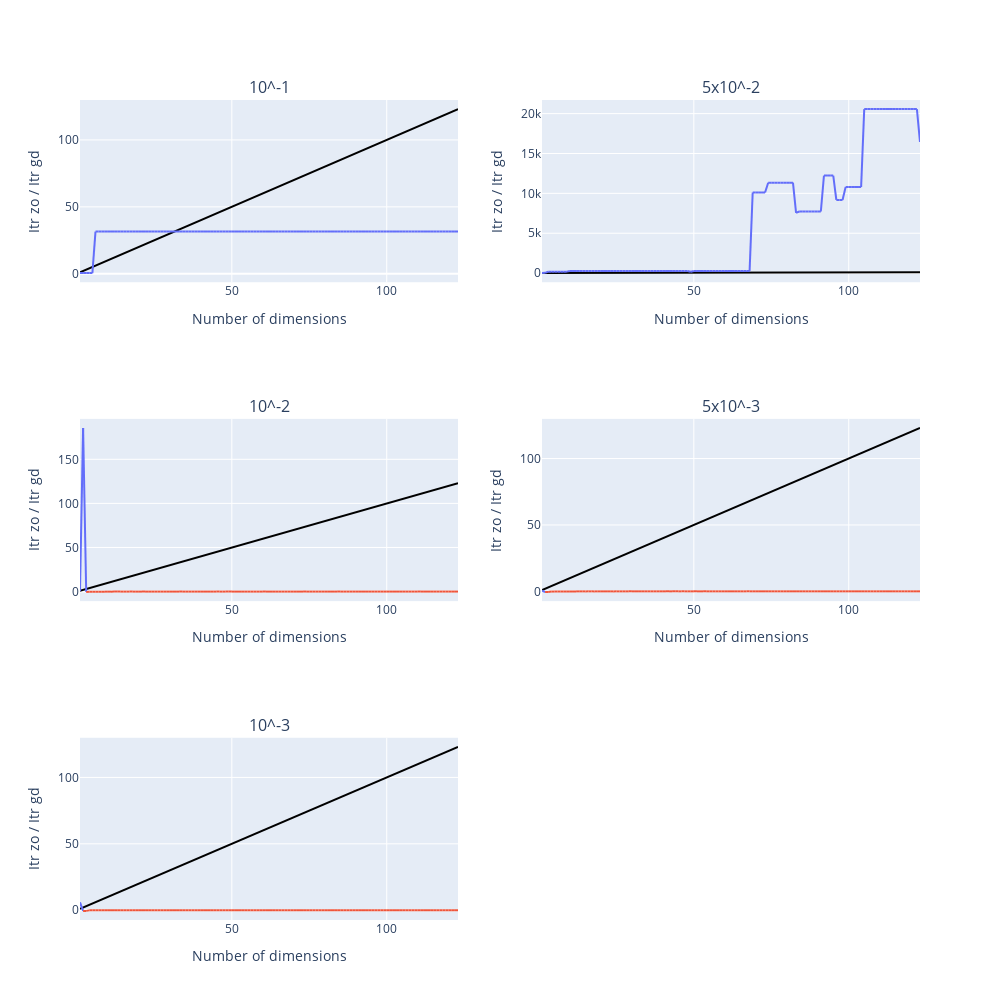

Write notebook code for a chart like this one.
### Markdown cell above
## Sigma = 0.1

### Code cell
plot_result(itr_ro[3,:,:], itr_gd)
